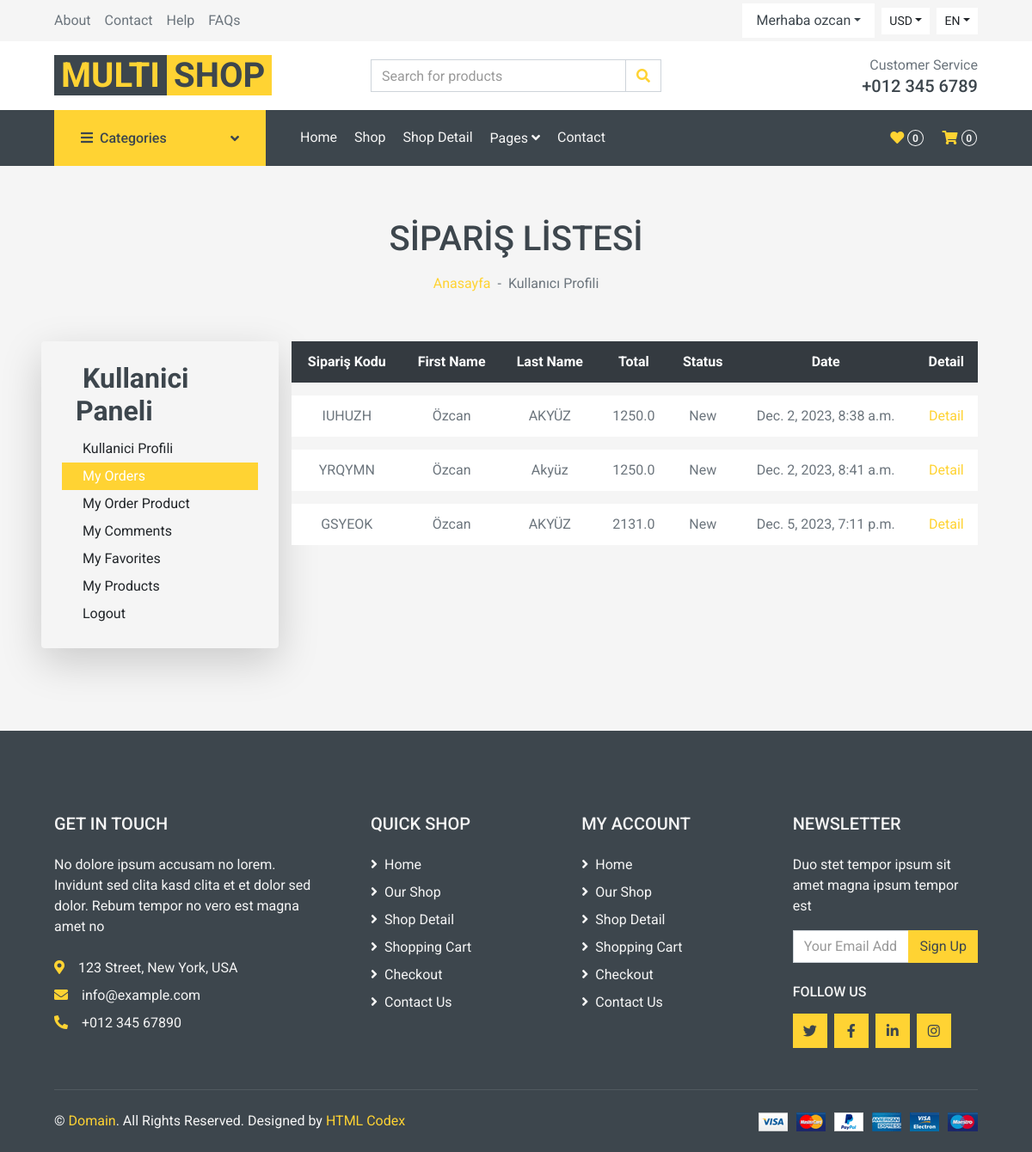
Page /user/orders (signed in) on the earlier database version.
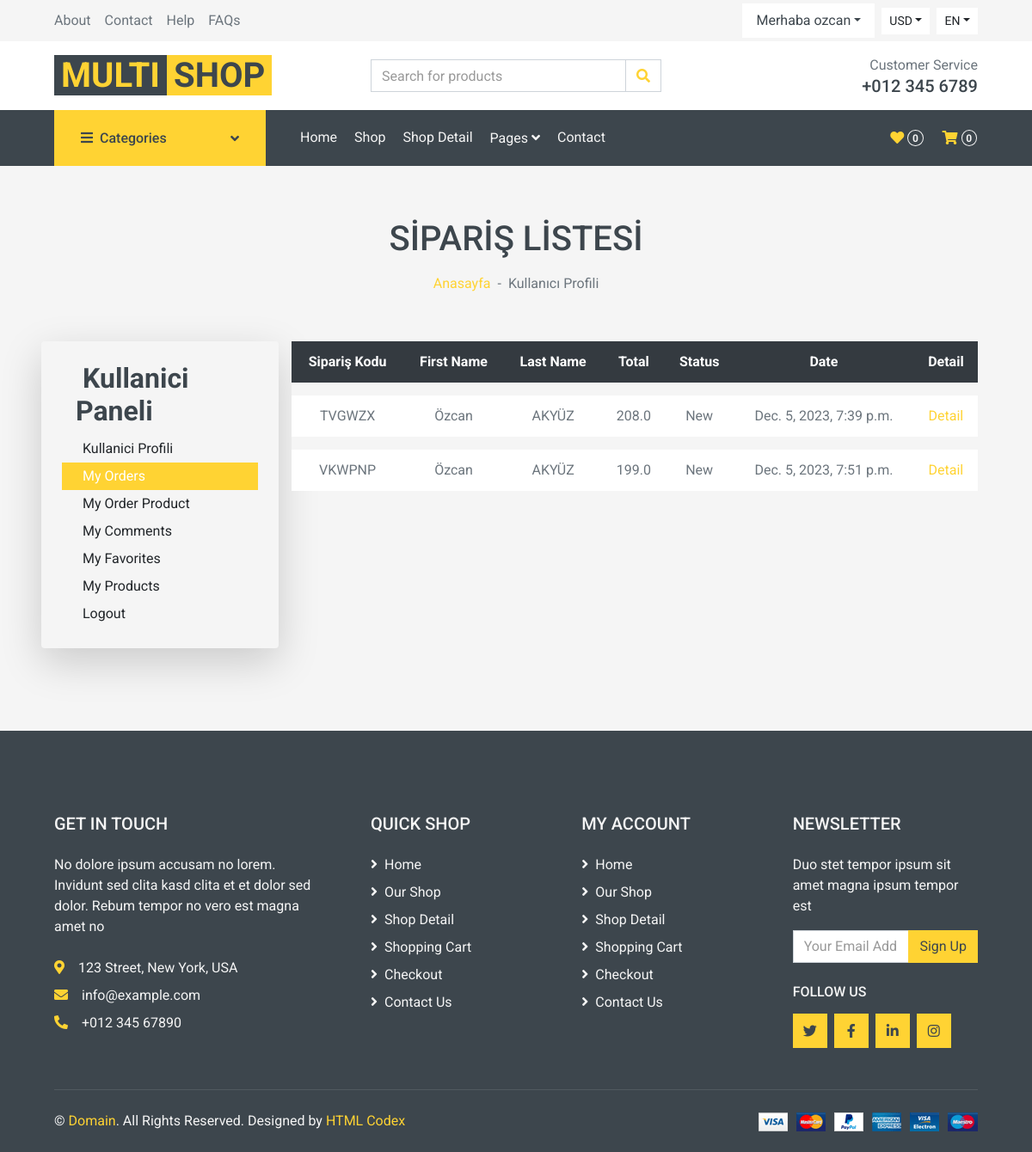
Same page on the later database version.
### order/models.py (models this page shows, shortened)
class Order(models.Model):
    STATUS = (
        ('New', 'New'),
        ('Accepted', 'Accepted'),
        ('Preaparing', 'Preaparing'),
        ('OnShipping', 'OnShipping'),
        ('Completed', 'Completed'),
        ('Canceled', 'Canceled'),
    )
    user = models.ForeignKey(User, on_delete=models.SET_NULL, null=True)
    code = models.CharField(max_length=5, editable=False ) #üye olmayanlar için random kod
    first_name = models.CharField(max_length=10)
    last_name = models.CharField(max_length=10)
    phone = models.CharField(blank=True, max_length=20)
    address = models.CharField(blank=True, max_length=150)
    city = models.CharField(blank=True, max_length=20)
    country = models.CharField(blank=True, max_length=20)
    total = models.FloatField()
    status=models.CharField(max_length=10,choices=STATUS,default='New')
    ip = models.CharField(blank=True, max_length=20)
    adminnote = models.CharField(blank=True, max_length=100)
    create_at=models.DateTimeField(auto_now_add=True)
    update_at=models.DateTimeField(auto_now=True)

### user/views.py (the view)
# urls.py: path('orders', views.user_orders, name='user_orders'),
@login_required(login_url='/login') # Check login
def user_orders(request):
    current_user = request.user
    orders=Order.objects.filter(user_id=current_user.id)
    context = {'orders': orders}
    return render(request, 'user_orders.html', context)

### user/templates/user_orders.html (shortened to what this page needs)
{% extends 'homebase.html' %}
{% block sidebar %} {% include 'sidebar.html' %}  {% endblock %}
{% block body %}
    <div class="container-fluid bg-secondary mb-4">
        <div class="d-flex flex-column align-items-center justify-content-center" style="min-height: 150px">
            <h1 class="font-weight-semi-bold text-uppercase mb-3">SİPARİŞ LİSTESİ</h1>
            <div class="d-inline-flex">
                <p class="m-0"><a href="/">Anasayfa</a></p>
                <p class="m-0 px-2">-</p>
                <p class="m-0">Kullanıcı Profili</p>
            </div>
        </div>
    </div>
    <div class="container-fluid">
        <div class="row px-xl-5">
            {% include 'user_panel.html' %}
                <div class="col-lg-9 table-responsive mb-5">
                    <table class="table table-light table-borderless table-hover text-center mb-0">
                        <thead class="thead-dark">
                            <tr>
                                <th class="align-middle">Sipariş Kodu</th>
                                <th class="align-middle">First Name</th>
                                <th class="align-middle">Last Name</th>
                                <th class="align-middle">Total</th>
                                <th class="align-middle">Status</th>
                                <th class="align-middle">Date</th>
                                <th class="align-middle">Detail</th>
                            </tr>
                        </thead>
                            {% for rs in orders %}
                                <tr>
                                    <td class="align-middle">{{ rs.code }} </td>
                                    <td class="align-middle">{{ rs.first_name }} </td>
                                    <td class="align-middle">{{ rs.last_name }} </td>
                                    <td class="align-middle">{{ rs.total }} </td>
                                    <td class="align-middle">{{ rs.status }} </td>
                                    <td class="align-middle">{{ rs.create_at }} </td>
                                    <td class="align-middle"><a class="primary-btn" href="/user/orderdetail/{{ rs.id }}"> Detail </a></td>
                                </tr>
                            {% endfor %}
                        </table>
                    </div>
            </div>
        </div>
 {% endblock %}

Differences in the rows shown:
removed Order: code "IUHUZH", first_name "Özcan", last_name "AKYÜZ", total "1250.0", status "New", create_at "Dec. 2, 2023, 8:38 a.m."
removed Order: code "YRQYMN", first_name "Özcan", last_name "Akyüz", total "1250.0", status "New", create_at "Dec. 2, 2023, 8:41 a.m."
removed Order: code "GSYEOK", first_name "Özcan", last_name "AKYÜZ", total "2131.0", status "New", create_at "Dec. 5, 2023, 7:11 p.m."
added Order: code "TVGWZX", first_name "Özcan", last_name "AKYÜZ", total "208.0", status "New", create_at "Dec. 5, 2023, 7:39 p.m."
added Order: code "VKWPNP", first_name "Özcan", last_name "AKYÜZ", total "199.0", status "New", create_at "Dec. 5, 2023, 7:51 p.m."
